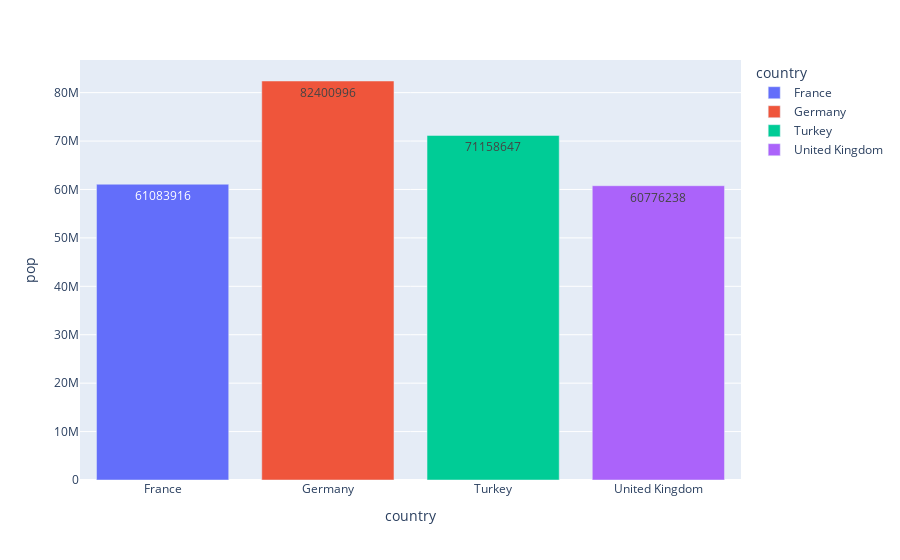

The code cell stored with this chart in its notebook:
### Code cell
df_europe = px.data.gapminder().query("continent == 'Europe' and year == 2007 and pop > 60.e6")
fig = px.bar(df_europe, y = 'pop', x = 'country' , text = 'pop', color = 'country' )
fig

### Figure 1 — Plotly figure (JSON) as saved in the notebook; plotly's stock layout.template omitted (floating-point values rounded to 4 significant figures)
{"data": [{"alignmentgroup": "True", "hovertemplate": "country=%{x}<br>pop=%{text}<extra></extra>", "legendgroup": "France", "marker": {"color": "#636efa", "pattern": {"shape": ""}}, "name": "France", "offsetgroup": "France", "orientation": "v", "showlegend": true, "text": [61083916], "textposition": "auto", "type": "bar", "x": ["France"], "xaxis": "x", "y": [61083916], "yaxis": "y"}, {"alignmentgroup": "True", "hovertemplate": "country=%{x}<br>pop=%{text}<extra></extra>", "legendgroup": "Germany", "marker": {"color": "#EF553B", "pattern": {"shape": ""}}, "name": "Germany", "offsetgroup": "Germany", "orientation": "v", "showlegend": true, "text": [82400996], "textposition": "auto", "type": "bar", "x": ["Germany"], "xaxis": "x", "y": [82400996], "yaxis": "y"}, {"alignmentgroup": "True", "hovertemplate": "country=%{x}<br>pop=%{text}<extra></extra>", "legendgroup": "Turkey", "marker": {"color": "#00cc96", "pattern": {"shape": ""}}, "name": "Turkey", "offsetgroup": "Turkey", "orientation": "v", "showlegend": true, "text": [71158647], "textposition": "auto", "type": "bar", "x": ["Turkey"], "xaxis": "x", "y": [71158647], "yaxis": "y"}, {"alignmentgroup": "True", "hovertemplate": "country=%{x}<br>pop=%{text}<extra></extra>", "legendgroup": "United Kingdom", "marker": {"color": "#ab63fa", "pattern": {"shape": ""}}, "name": "United Kingdom", "offsetgroup": "United Kingdom", "orientation": "v", "showlegend": true, "text": [60776238], "textposition": "auto", "type": "bar", "x": ["United Kingdom"], "xaxis": "x", "y": [60776238], "yaxis": "y"}], "layout": {"barmode": "relative", "legend": {"title": {"text": "country"}, "tracegroupgap": 0}, "margin": {"t": 60}, "xaxis": {"anchor": "y", "categoryarray": ["France", "Germany", "Turkey", "United Kingdom"], "categoryorder": "array", "domain": [0, 1], "title": {"text": "country"}}, "yaxis": {"anchor": "x", "domain": [0, 1], "title": {"text": "pop"}}}}
